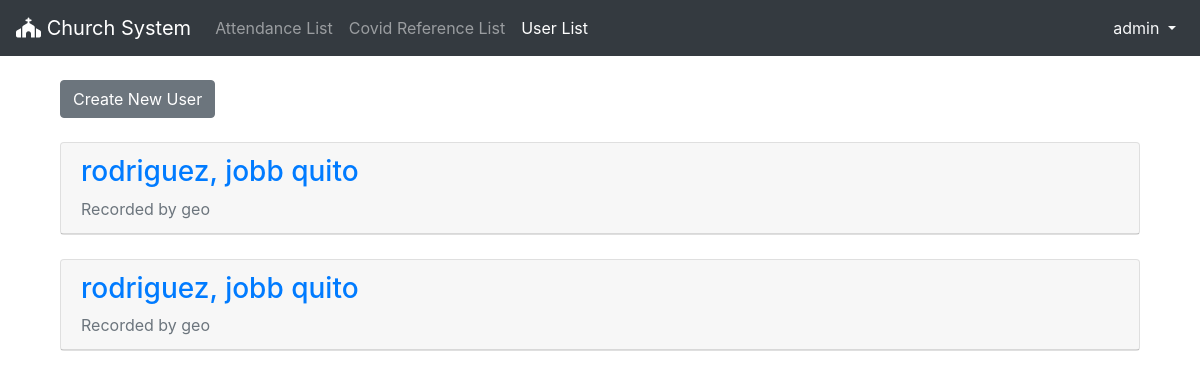
The page /user/ (signed in) on the database as committed earlier.
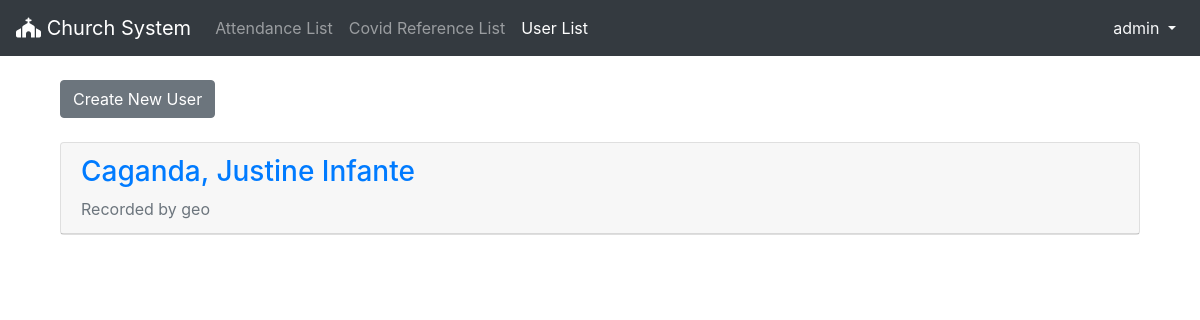
The same page on the database as committed later.
### staff/models.py (models this page shows)
class Staff(AbstractUser):
    class Sex(models.TextChoices):
        MAN = 'M', ('Man')
        WOMAN = 'F', ('Woman')
    sex = models.CharField('sex', max_length=1, choices=Sex.choices, null=True)
    def __str__(self):
        return f'{self.username}'

### user/models.py (models this page shows, shortened)
class User(models.Model):
    class Sex(models.TextChoices):
        MAN = 'M', ('Man')
        WOMAN = 'F', ('Woman')
    first_name = models.CharField(max_length=50)
    middle_name = models.CharField(max_length=50)
    last_name = models.CharField(max_length=50)
    birthdate = models.DateField()
    age = models.IntegerField()
    sex = models.CharField(max_length=1, choices=Sex.choices, null=True)
    profession = models.CharField(max_length=50)
    staff = models.ForeignKey(Staff, on_delete=models.PROTECT)

### user/views.py (the view)
# urls.py: path('', UserListView.as_view(), name='user_list'),
class UserListView(LoginRequiredMixin, ListView):
    model = User
    template_name = 'user_list.html'
    context_object_name = 'all_user_list'

### templates/user_list.html (shortened to what this page needs)
{% extends 'base.html' %}
{% block navbar %}
    <li class="nav-item">
      <a class="nav-link" href="{% url 'attend_list'%}">Attendance List</a>
    </li>
    <li class="nav-item">
        <a class="nav-link" href="{% url 'ref_list' %}">Covid Reference List</a>
    </li>
    <li class="nav-item">
        <a class="nav-link active" href="{% url 'user_list'%}">User List</a>
    </li>
{% endblock%}
{% block content%}
  <div class="container-fluid mt-4">
      <a href="{% url 'user_new' %}"><button class="btn btn-secondary">Create New User</button></a>
      {% for user in all_user_list %}
        <div class="card mt-4">
            <a style="text-decoration: none;" href="{% url 'user_detail' user.pk %}">
                <div class="card-header">
                    <span class="font-weight-bold d-block"><h3>{{ user.last_name }}, {{ user.first_name}} {{ user.middle_name}}</h3></span>
                    <span class="text-muted">Recorded by {{ user.staff }}</span>
                </div>
            </a>
        </div>
      {% endfor %}
  </div>
{% endblock content%}

### templates/base.html (shortened to what this page needs)
{% load static %}
<!DOCTYPE html>
<html>
<head>
    <link rel="stylesheet" href="https://cdn.jsdelivr.net/npm/bootstrap@4.6.0/dist/css/bootstrap.min.css">
</head>
<body>
    <nav class="navbar navbar-expand-lg navbar-dark bg-dark">
        <a class="navbar-brand" href="{% url 'home' %}"><i class="fas fa-church"></i> Church System</a>
        <div class="collapse navbar-collapse" id="navbarSupportedContent">
            {% if user.is_authenticated %}
            <ul class="navbar-nav mr-auto">
              {% block navbar %}{% endblock%}
            </ul>
            <ul class="navbar-nav ml-auto">
                <li class="nav-item">
                    <a class="nav-link dropdown-toggle text-light" href="#" id="navbarDropdown" role="button" data-toggle="dropdown" aria-haspopup="true" aria-expanded="false">
                        {{ user.username }}
                    </a>
                </li>
            </ul>
            {% else %}
            <form class="form-inline ml-auto">
                <a href="{% url 'login' %}" class="btn btn-secondary">Log In</a>
                <a href="{% url 'signup' %}" class="btn btn-primary ml-2">Sign Up</a>
            </form>
            {% endif %}
        </div>
    </nav>
    <main>
        <div class="container">
            {% block content %}
            {% endblock content %}
        </div>
    </main>
</body>
</html>

Rows that differ between the two databases and show on the page:
removed User: last_name "rodriguez", first_name "jobb", middle_name "quito", staff "geo"
removed User: last_name "rodriguez", first_name "jobb", middle_name "quito", staff "geo"
added User: last_name "Caganda", first_name "Justine", middle_name "Infante", staff "geo"
